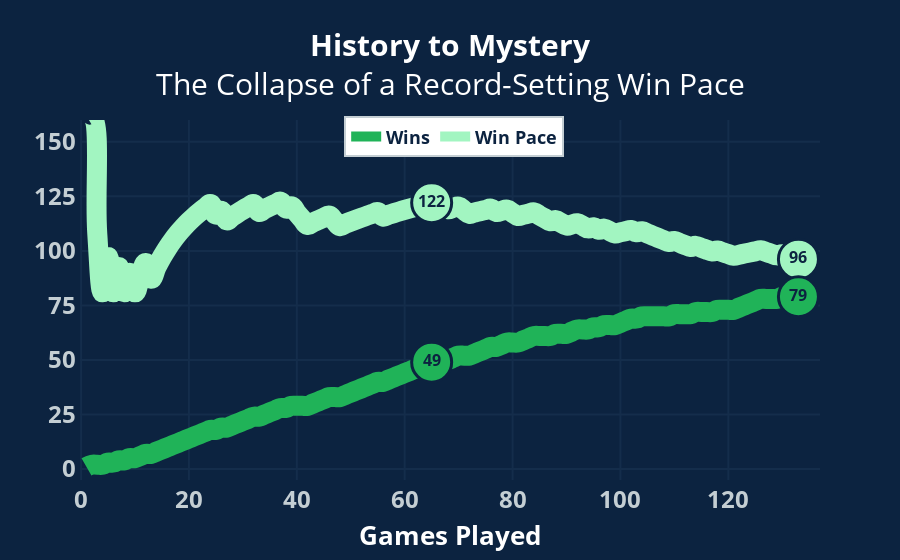

Notebook code cell kept with this figure:
### Code cell
# Create traces
fig = go.Figure()


fig.add_trace(
    go.Scatter(
        x=x, y=y2, mode='lines', name='<b>Win Pace</b>', line_color='#a2f5c1', #text=text2
        #customdata=hover, hovertemplate='%{customdata}<extra></extra>'
))

fig.add_trace(
    go.Scatter(
        x=x, y=y1, mode='lines', name='<b>Wins</b>', line_color='#20b358', #text=text1
        #customdata=hover, hovertemplate='%{customdata}<extra></extra>'
))


# Add traces for annotations and text for end of lines
for i, d in enumerate(fig.data):
    fig.add_trace(go.Scatter(x=[d.x[64]],
                             y=[d.y[64]],
                             mode='markers+text',
                             text=['<b>' + str(int(round(y))) + '</b>' for y in [d.y[64]]],
                             textfont = dict(
                                 size=16,
                                 color=navy),
                             textposition='middle center',
                             marker = dict(
                                 size=40,
                                 color=d.line.color,
                                 line=dict(
                                     width=3,
                                     color=navy)),
                             hoverinfo='skip',
                             showlegend=False))
    
    fig.add_trace(go.Scatter(x=[d.x[-1]],
                             y=[d.y[-1]],
                             mode='markers+text',
                             text=['<b>' + str(int(round(y))) + '</b>' for y in [d.y[-1]]],
                             textfont = dict(
                                 size=16,
                                 color=navy),
                             textposition='middle center',
                             marker = dict(
                                 size=40,
                                 color = d.line.color,
                                 line=dict(
                                     width=3,
                                     color=navy)),
                             hoverinfo='skip',
                             showlegend=False))

# Add traces for annotations and text for end of lines
# for i, d in enumerate(fig.data):
#     fig.add_trace(go.Scatter(x=[d.x[-1]],
#                              y=[d.y[-1]],
#                              mode='markers+text',
#                              text=['<b>' + str(int(round(y))) + '</b>' for y in [d.y[-1]]],
#                              textfont = dict(
#                                  size=16,
#                                  color=navy),
#                              textposition='middle center',
#                              marker = dict(
#                                  size=40,
#                                  color = d.line.color,
#                                  line=dict(
#                                      width=3,
#                                      color=navy)),
#                              hoverinfo='skip',
#                              showlegend=False))
    

# Format traces
fig.update_traces(
#     textposition=['middle center'] + ['middle center']*17,
#     textfont=dict(
#         size=18,
#         color='white'),
#     marker=dict(
#         size=25,
#         color=d.line.color),
    line=dict(
        shape='spline',
        smoothing=1.3,
        width=20)
)


# Format axes
fig.update_xaxes(
#     dtick='M1',
#     tickformat='<b>%b</b>',
#     ticklabelmode='period',
    title=dict(
        text="<b>Games Played</b>",
        font=dict(
            size=26,
            color='white')),
    tickmode='array',
    ticktext=['<b>' + x + '</b>' for x in ['0','20','40','60','80','100','120']],
    tickvals=[0, 20, 40, 60, 80, 100, 120],
    tickfont=dict(
        size=24,
        color=gray),
    gridcolor='rgb(20,45,75)',
    gridwidth=2,
    zeroline=False
)

fig.update_yaxes(
    tickmode='array',
    ticktext=['<b>' + x + '</b>' for x in ['0','25','50','75','100','125','150','175']],
    tickvals=[0, 25, 50, 75, 100, 125, 150, 175],
    tickfont=dict(
        size=24,
        color=gray),
    zeroline=False,
    zerolinecolor='rgb(20,45,75)',
    zerolinewidth=2,
    gridcolor='rgb(20,45,75)',
    gridwidth=2
)


# Format layout
fig.update_layout(
    title=dict(
        text="<b>History to Mystery</b><br>The Collapse of a Record-Setting Win Pace",
        y=0.9,
        x=0.5,
        xanchor='center',
        yanchor='top',
        font=dict(
            size=30,
            color='white')),
    xaxis_range=[-0.2,137],
    yaxis_range=[-5,160],
    legend=dict(
        title_text='',
        orientation='h',
        traceorder='reversed',
        yanchor="top",
        y=1.01,
        xanchor="left",
        x=0.357,
        font=dict(
            size=18,
            color=navy),
        bordercolor=gray,
        borderwidth=2,
        bgcolor='white'),
    hoverlabel=dict(
        bgcolor=navy,
        font_size=16),
    paper_bgcolor=navy,
    plot_bgcolor=navy,
    margin=dict(
        t=120,
        #b=70,
        pad=3)
)


# Save chart online to Plotly Chart Studio
#py.iplot(fig, filename='DJ-LeMahieu')

### Figure 1 — Plotly figure (JSON) as saved in the notebook; plotly's stock layout.template omitted (floating-point values rounded to 4 significant figures; data arrays with more than 128 entries replaced by an {"elided": "..."} marker saying what was removed)
{"data": [{"line": {"color": "#a2f5c1", "shape": "spline", "smoothing": 1.3, "width": 20}, "mode": "lines", "name": "<b>Win Pace</b>", "type": "scatter", "x": {"elided": "133 int values"}, "y": {"elided": "133 float values"}}, {"line": {"color": "#20b358", "shape": "spline", "smoothing": 1.3, "width": 20}, "mode": "lines", "name": "<b>Wins</b>", "type": "scatter", "x": {"elided": "133 int values"}, "y": {"elided": "133 int values"}}, {"hoverinfo": "skip", "line": {"shape": "spline", "smoothing": 1.3, "width": 20}, "marker": {"color": "#a2f5c1", "line": {"color": "#0C2340", "width": 3}, "size": 40}, "mode": "markers+text", "showlegend": false, "text": ["<b>122</b>"], "textfont": {"color": "#0C2340", "size": 16}, "textposition": "middle center", "type": "scatter", "x": [65], "y": [122.1]}, {"hoverinfo": "skip", "line": {"shape": "spline", "smoothing": 1.3, "width": 20}, "marker": {"color": "#a2f5c1", "line": {"color": "#0C2340", "width": 3}, "size": 40}, "mode": "markers+text", "showlegend": false, "text": ["<b>96</b>"], "textfont": {"color": "#0C2340", "size": 16}, "textposition": "middle center", "type": "scatter", "x": [133], "y": [96.23]}, {"hoverinfo": "skip", "line": {"shape": "spline", "smoothing": 1.3, "width": 20}, "marker": {"color": "#20b358", "line": {"color": "#0C2340", "width": 3}, "size": 40}, "mode": "markers+text", "showlegend": false, "text": ["<b>49</b>"], "textfont": {"color": "#0C2340", "size": 16}, "textposition": "middle center", "type": "scatter", "x": [65], "y": [49]}, {"hoverinfo": "skip", "line": {"shape": "spline", "smoothing": 1.3, "width": 20}, "marker": {"color": "#20b358", "line": {"color": "#0C2340", "width": 3}, "size": 40}, "mode": "markers+text", "showlegend": false, "text": ["<b>79</b>"], "textfont": {"color": "#0C2340", "size": 16}, "textposition": "middle center", "type": "scatter", "x": [133], "y": [79]}], "layout": {"hoverlabel": {"bgcolor": "#0C2340", "font": {"size": 16}}, "legend": {"bgcolor": "white", "bordercolor": "#C4CED3", "borderwidth": 2, "font": {"color": "#0C2340", "size": 18}, "orientation": "h", "title": {"text": ""}, "traceorder": "reversed", "x": 0.357, "xanchor": "left", "y": 1.01, "yanchor": "top"}, "margin": {"pad": 3, "t": 120}, "paper_bgcolor": "#0C2340", "plot_bgcolor": "#0C2340", "title": {"font": {"color": "white", "size": 30}, "text": "<b>History to Mystery</b><br>The Collapse of a Record-Setting Win Pace", "x": 0.5, "xanchor": "center", "y": 0.9, "yanchor": "top"}, "xaxis": {"gridcolor": "rgb(20,45,75)", "gridwidth": 2, "range": [-0.2, 137], "tickfont": {"color": "#C4CED3", "size": 24}, "tickmode": "array", "ticktext": ["<b>0</b>", "<b>20</b>", "<b>40</b>", "<b>60</b>", "<b>80</b>", "<b>100</b>", "<b>120</b>"], "tickvals": [0, 20, 40, 60, 80, 100, 120], "title": {"font": {"color": "white", "size": 26}, "text": "<b>Games Played</b>"}, "zeroline": false}, "yaxis": {"gridcolor": "rgb(20,45,75)", "gridwidth": 2, "range": [-5, 160], "tickfont": {"color": "#C4CED3", "size": 24}, "tickmode": "array", "ticktext": ["<b>0</b>", "<b>25</b>", "<b>50</b>", "<b>75</b>", "<b>100</b>", "<b>125</b>", "<b>150</b>", "<b>175</b>"], "tickvals": [0, 25, 50, 75, 100, 125, 150, 175], "zeroline": false, "zerolinecolor": "rgb(20,45,75)", "zerolinewidth": 2}}}
